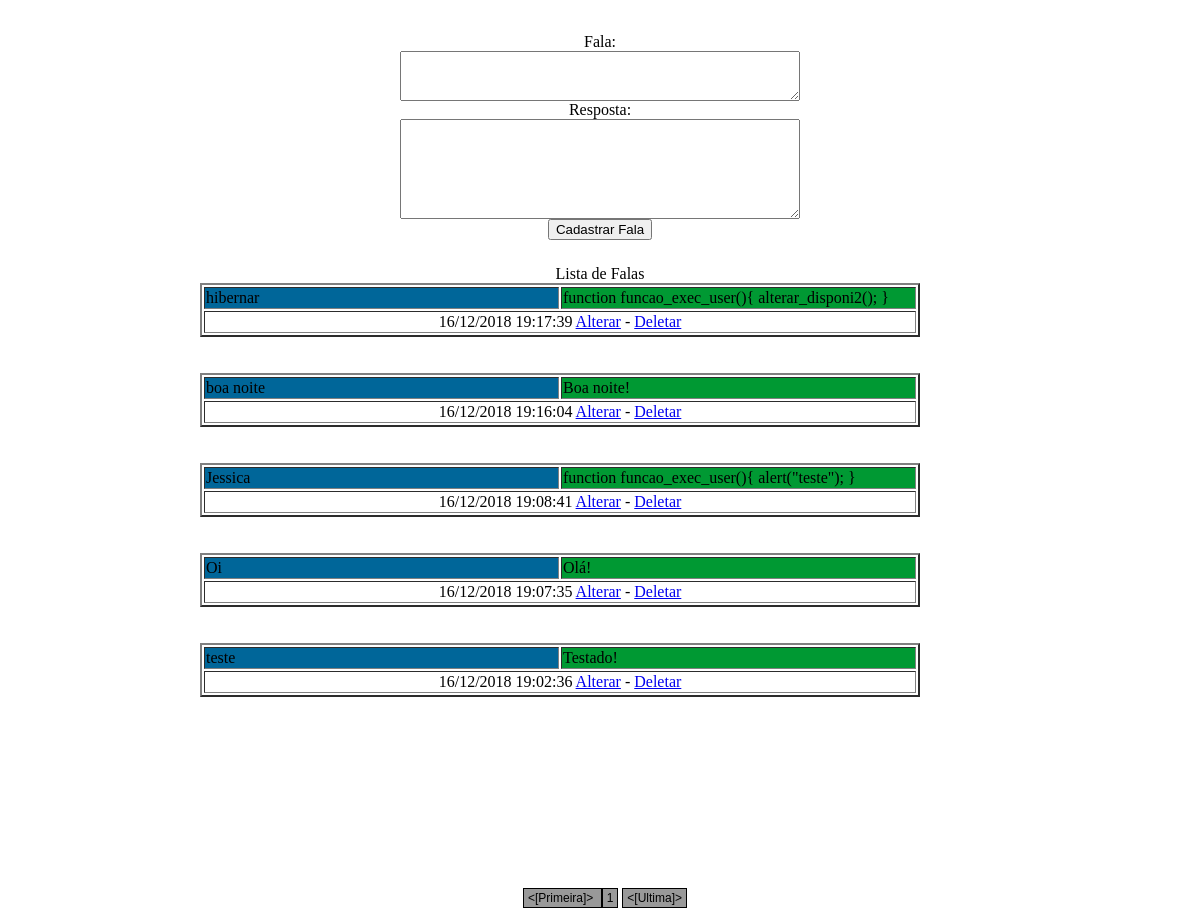
The app's page /adm/falasG.php with its own data.
### tables this page shows
CREATE TABLE IF NOT EXISTS `frases_cadastradas` (
  `id` int(11) NOT NULL AUTO_INCREMENT,
  `frase` varchar(255) NOT NULL,
  `humor` int(11) NOT NULL,
  `data` datetime NOT NULL,
  `pet` int(11) NOT NULL,
  `tags` varchar(100) NOT NULL,
  PRIMARY KEY (`id`)
);

### adm/falasG.php (the view, shortened to what this page needs)
<?php
mysqli_query($conn,"SET NAMES 'utf8'");
mysqli_query($conn,'SET character_set_connection=utf8');
mysqli_query($conn,'SET character_set_client=utf8');
mysqli_query($conn,'SET character_set_results=utf8');
$_pagi_sql = "SELECT * FROM frases_cadastradas order by id desc";
$rpp = 10;
include("paginacao.php");
?>
<table width="800" border="0" align="center" cellpadding="0" cellspacing="0">
	<tr>
		<td colspan="3" align="center" height="25"><div style="display:none;" id="operacoes">////////////</div></td>
	</tr>
	<tr>
		<td align="center">Fala:<br />
		  <textarea id="frase_resposta" style="width:400px; height:50px;"></textarea>
	      <br /></td>
	</tr>
	<tr>
		<td align="center">Resposta:<br />
	    <textarea id="frase_recebida" style="width:400px; height:100px;" name="textarea"></textarea></td>
    <tr>
		<td colspan="3" align="center"><button style="cursor:pointer;" id="cd_fala">Cadastrar Fala</button></td>
	</tr>
	<tr>
		<td colspan="3" align="center" height="25"><div style="display:none;" id="operacoes">////////////</div></td>
	</tr>
	<tr>
		<td colspan="3" align="center">Lista de Falas</td>
	</tr>
	<tr>
		<td colspan="3" align="left">
		<div id="box_falas">
			<?php
			while($frase = mysqli_fetch_assoc($c_res)){?>
				<div class="li_falas">
				 <table border="2" width="90%">
				 	<tr>
						<td width="50%" bgcolor="#006699">
							<?php echo $frase['tags'];?>						</td>
						<td width="50%" bgcolor="#009933">
							<?php echo $frase['frase'];?>						</td>
					</tr>
					<tr>
						<td colspan="2" align="center">
							<?php echo date('d/m/Y H:i:s', strtotime($frase['data']));?> <a href="?pg=alterar_frase&frase=<?php echo $frase['id'];?>">Alterar</a> - <a href="#" onclick="del_fala(<?php echo $frase['id'];?>);">Deletar</a> </td>
					</tr>
				</table>
				<br /><br />
				</div>
			<?php }	?>
		</div>		</td>
	</tr>
	<tr class="gridBody">
		<td colspan="3" align='center' valign="bottom">
			<?php echo $nav_c_res;?>		</td>
	</tr>
</table>

### adm/paginacao.php (shortened to what this page needs)
<?php
        $pagina = (isset($_GET['pagina']))? $_GET['pagina'] : 1;
        $cmd = $_pagi_sql;
        $produtos = mysqli_query($conn,$cmd);
        $total = mysqli_num_rows($produtos);
        $registros = (int)$rpp;
        $numPaginas = ceil($total/$registros);
        $inicio = ($registros*$pagina)-$registros;
        $cmd = $cmd." limit $inicio,$registros";
        $c_res = mysqli_query($conn,$cmd);
		$min_apg = ($pagina - 5);
		$max_apg = ($pagina + 5);
		if($pagina <= 5){
			$max_apg = 11;
			$min_apg = 1;
		}
		if($max_apg > $numPaginas){
		    $max_apg = $numPaginas;
			$min_apg = ($max_apg - 10);
		}
		if($max_apg <10){
		    $max_apg = $numPaginas+1;
			$min_apg = 1;
		}
		$nav_c_res = "";
		for($i = $min_apg; $i < $max_apg; $i++) {
				 $nav_c_res = $nav_c_res."<a href='?pg=".$_GET['pg']."&&pagina=$i'>".$i."</a>";
			}
		$nav_c_res = "
    	<div id='paginacao'><p>
		<a href='?pg=".$_GET['pg']."&&pagina=1'> <[Primeira]> </a>".$nav_c_res."
		<a href='?pg=".$_GET['pg']."&&pagina=".$numPaginas."'><[Ultima]></a>
		</p></div>";
?>

### adm/paginacao.php (style rules this page uses)
.gridBody #paginacao p a { font-size: 12px; font-family: Arial; padding: 2px 4px 2px; text-decoration: none; margin-top: 10px; margin-bottom: 10px; color:#000000; background-color:#999999; border:#000000 solid 1px; margin: 2px 0px 2px 0px; }
.gridBody #paginacao { margin: 5px; text-align: center; width: 100%; }

### adm/falasG.php (style rules this page uses)
#box_falas { min-height:600px; }

### records on screen
frases_cadastradas: tags "hibernar", frase "function funcao_exec_user(){ alterar_disponi2(); }", data "16/12/2018 19:17:39"
frases_cadastradas: tags "boa noite", frase "Boa noite!", data "16/12/2018 19:16:04"
frases_cadastradas: tags "Jessica", frase "function funcao_exec_user(){ alert(\"teste\"); }", data "16/12/2018 19:08:41"
frases_cadastradas: tags "Oi", frase "Olá!", data "16/12/2018 19:07:35"
frases_cadastradas: tags "teste", frase "Testado!", data "16/12/2018 19:02:36"
